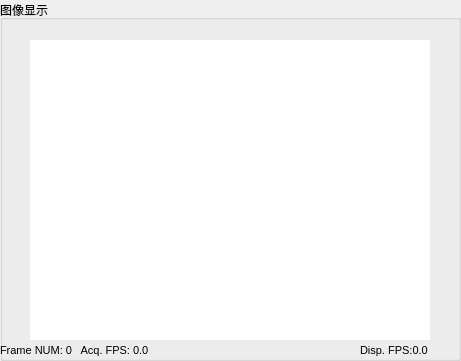
     <widget class="QGroupBox" name="groupBox_4">
      <property name="geometry">
       <rect>
        <x>460</x>
        <y>0</y>
        <width>461</width>
        <height>361</height>
       </rect>
      </property>
      <property name="title">
       <string>图像显示</string>
      </property>
      <widget class="QLabel" name="ShowFrameRateLabel_2">
       <property name="geometry">
        <rect>
         <x>360</x>
         <y>340</y>
         <width>101</width>
         <height>20</height>
        </rect>
       </property>
       <property name="font">
        <font>
         <pointsize>8</pointsize>
        </font>
       </property>
       <property name="text">
        <string>Disp. FPS:0.0   </string>
       </property>
      </widget>
      <widget class="QLabel" name="VendorName_2">
       <property name="geometry">
        <rect>
         <x>0</x>
         <y>20</y>
         <width>121</width>
         <height>16</height>
        </rect>
       </property>
       <property name="font">
        <font>
         <pointsize>8</pointsize>
        </font>
       </property>
       <property name="text">
        <string>&lt;No Device Opened&gt;</string>
       </property>
      </widget>
      <widget class="QLabel" name="AcqFrameRateLabel_2">
       <property name="geometry">
        <rect>
         <x>0</x>
         <y>340</y>
         <width>161</width>
         <height>20</height>
        </rect>
       </property>
       <property name="font">
        <font>
         <pointsize>8</pointsize>
        </font>
       </property>
       <property name="text">
        <string>Frame NUM: 0   Acq. FPS: 0.0      </string>
       </property>
      </widget>
      <widget class="QLabel" name="ImageLabel_2">
       <property name="geometry">
        <rect>
         <x>30</x>
         <y>40</y>
         <width>400</width>
         <height>300</height>
        </rect>
       </property>
       <property name="palette">
        <palette>
         <active>
          <colorrole role="WindowText">
           <brush brushstyle="SolidPattern">
            <color alpha="255">
             <red>0</red>
             <green>0</green>
             <blue>0</blue>
            </color>
           </brush>
          </colorrole>
          <colorrole role="Button">
           <brush brushstyle="SolidPattern">
            <color alpha="255">
             <red>255</red>
             <green>255</green>
             <blue>255</blue>
            </color>
           </brush>
          </colorrole>
          <colorrole role="Light">
           <brush brushstyle="SolidPattern">
            <color alpha="255">
             <red>255</red>
             <green>255</green>
             <blue>255</blue>
            </color>
           </brush>
          </colorrole>
          <colorrole role="Midlight">
           <brush brushstyle="SolidPattern">
            <color alpha="255">
             <red>255</red>
             <green>255</green>
             <blue>255</blue>
            </color>
           </brush>
          </colorrole>
          <colorrole role="Dark">
           <brush brushstyle="SolidPattern">
            <color alpha="255">
             <red>127</red>
             <green>127</green>
             <blue>127</blue>
            </color>
           </brush>
          </colorrole>
          <colorrole role="Mid">
           <brush brushstyle="SolidPattern">
            <color alpha="255">
             <red>170</red>
             <green>170</green>
             <blue>170</blue>
            </color>
           </brush>
          </colorrole>
          <colorrole role="Text">
           <brush brushstyle="SolidPattern">
            <color alpha="255">
             <red>0</red>
             <green>0</green>
             <blue>0</blue>
            </color>
           </brush>
          </colorrole>
          <colorrole role="BrightText">
           <brush brushstyle="SolidPattern">
            <color alpha="255">
             <red>255</red>
             <green>255</green>
             <blue>255</blue>
            </color>
           </brush>
          </colorrole>
          <colorrole role="ButtonText">
           <brush brushstyle="SolidPattern">
            <color alpha="255">
             <red>0</red>
             <green>0</green>
             <blue>0</blue>
            </color>
           </brush>
          </colorrole>
          <colorrole role="Base">
           <brush brushstyle="SolidPattern">
            <color alpha="255">
             <red>255</red>
             <green>255</green>
             <blue>255</blue>
            </color>
           </brush>
          </colorrole>
          <colorrole role="Window">
           <brush brushstyle="SolidPattern">
            <color alpha="255">
             <red>255</red>
             <green>255</green>
             <blue>255</blue>
            </color>
           </brush>
          </colorrole>
          <colorrole role="Shadow">
           <brush brushstyle="SolidPattern">
            <color alpha="255">
             <red>0</red>
             <green>0</green>
             <blue>0</blue>
            </color>
           </brush>
          </colorrole>
          <colorrole role="AlternateBase">
           <brush brushstyle="SolidPattern">
            <color alpha="255">
             <red>255</red>
             <green>255</green>
             <blue>255</blue>
            </color>
           </brush>
          </colorrole>
          <colorrole role="ToolTipBase">
           <brush brushstyle="SolidPattern">
            <color alpha="255">
             <red>255</red>
             <green>255</green>
             <blue>220</blue>
            </color>
           </brush>
          </colorrole>
          <colorrole role="ToolTipText">
           <brush brushstyle="SolidPattern">
            <color alpha="255">
             <red>0</red>
             <green>0</green>
             <blue>0</blue>
            </color>
           </brush>
          </colorrole>
          <colorrole role="PlaceholderText">
           <brush brushstyle="NoBrush">
            <color alpha="128">
             <red>0</red>
             <green>0</green>
             <blue>0</blue>
            </color>
           </brush>
          </colorrole>
         </active>
         <inactive>
          <colorrole role="WindowText">
           <brush brushstyle="SolidPattern">
            <color alpha="255">
             <red>0</red>
             <green>0</green>
             <blue>0</blue>
            </color>
           </brush>
          </colorrole>
          <colorrole role="Button">
           <brush brushstyle="SolidPattern">
            <color alpha="255">
             <red>255</red>
             <green>255</green>
             <blue>255</blue>
            </color>
           </brush>
          </colorrole>
          <colorrole role="Light">
           <brush brushstyle="SolidPattern">
            <color alpha="255">
             <red>255</red>
             <green>255</green>
             <blue>255</blue>
            </color>
           </brush>
          </colorrole>
          <colorrole role="Midlight">
           <brush brushstyle="SolidPattern">
            <color alpha="255">
             <red>255</red>
             <green>255</green>
             <blue>255</blue>
            </color>
           </brush>
          </colorrole>
          <colorrole role="Dark">
           <brush brushstyle="SolidPattern">
            <color alpha="255">
             <red>127</red>
             <green>127</green>
             <blue>127</blue>
            </color>
           </brush>
          </colorrole>
          <colorrole role="Mid">
           <brush brushstyle="SolidPattern">
            <color alpha="255">
             <red>170</red>
             <green>170</green>
             <blue>170</blue>
            </color>
           </brush>
          </colorrole>
          <colorrole role="Text">
           <brush brushstyle="SolidPattern">
            <color alpha="255">
             <red>0</red>
             <green>0</green>
             <blue>0</blue>
            </color>
           </brush>
          </colorrole>
          <colorrole role="BrightText">
           <brush brushstyle="SolidPattern">
            <color alpha="255">
             <red>255</red>
             <green>255</green>
             <blue>255</blue>
            </color>
           </brush>
          </colorrole>
          <colorrole role="ButtonText">
           <brush brushstyle="SolidPattern">
            <color alpha="255">
             <red>0</red>
             <green>0</green>
             <blue>0</blue>
            </color>
           </brush>
          </colorrole>
          <colorrole role="Base">
           <brush brushstyle="SolidPattern">
            <color alpha="255">
             <red>255</red>
             <green>255</green>
             <blue>255</blue>
            </color>
           </brush>
          </colorrole>
          <colorrole role="Window">
           <brush brushstyle="SolidPattern">
            <color alpha="255">
             <red>255</red>
             <green>255</green>
             <blue>255</blue>
            </color>
           </brush>
          </colorrole>
          <colorrole role="Shadow">
           <brush brushstyle="SolidPattern">
            <color alpha="255">
             <red>0</red>
             <green>0</green>
             <blue>0</blue>
            </color>
           </brush>
          </colorrole>
          <colorrole role="AlternateBase">
           <brush brushstyle="SolidPattern">
            <color alpha="255">
             <red>255</red>
             <green>255</green>
             <blue>255</blue>
            </color>
           </brush>
          </colorrole>
          <colorrole role="ToolTipBase">
           <brush brushstyle="SolidPattern">
            <color alpha="255">
             <red>255</red>
             <green>255</green>
             <blue>220</blue>
            </color>
           </brush>
          </colorrole>
          <colorrole role="ToolTipText">
           <brush brushstyle="SolidPattern">
            <color alpha="255">
             <red>0</red>
             <green>0</green>
             <blue>0</blue>
            </color>
           </brush>
          </colorrole>
          <colorrole role="PlaceholderText">
           <brush brushstyle="NoBrush">
            <color alpha="128">
             <red>0</red>
             <green>0</green>
             <blue>0</blue>
            </color>
           </brush>
          </colorrole>
         </inactive>
         <disabled>
          <colorrole role="WindowText">
           <brush brushstyle="SolidPattern">
            <color alpha="255">
             <red>127</red>
             <green>127</green>
             <blue>127</blue>
            </color>
           </brush>
          </colorrole>
          <colorrole role="Button">
           <brush brushstyle="SolidPattern">
            <color alpha="255">
             <red>255</red>
             <green>255</green>
             <blue>255</blue>
            </color>
           </brush>
          </colorrole>
          <colorrole role="Light">
           <brush brushstyle="SolidPattern">
            <color alpha="255">
             <red>255</red>
             <green>255</green>
             <blue>255</blue>
            </color>
           </brush>
          </colorrole>
          <colorrole role="Midlight">
           <brush brushstyle="SolidPattern">
            <color alpha="255">
             <red>255</red>
             <green>255</green>
             <blue>255</blue>
            </color>
           </brush>
          </colorrole>
          <colorrole role="Dark">
           <brush brushstyle="SolidPattern">
            <color alpha="255">
             <red>127</red>
             <green>127</green>
             <blue>127</blue>
            </color>
           </brush>
          </colorrole>
          <colorrole role="Mid">
           <brush brushstyle="SolidPattern">
            <color alpha="255">
             <red>170</red>
             <green>170</green>
             <blue>170</blue>
            </color>
           </brush>
          </colorrole>
          <colorrole role="Text">
           <brush brushstyle="SolidPattern">
            <color alpha="255">
             <red>127</red>
             <green>127</green>
             <blue>127</blue>
            </color>
           </brush>
          </colorrole>
          <colorrole role="BrightText">
           <brush brushstyle="SolidPattern">
            <color alpha="255">
             <red>255</red>
             <green>255</green>
             <blue>255</blue>
            </color>
           </brush>
          </colorrole>
          <colorrole role="ButtonText">
           <brush brushstyle="SolidPattern">
            <color alpha="255">
             <red>127</red>
             <green>127</green>
             <blue>127</blue>
            </color>
           </brush>
          </colorrole>
          <colorrole role="Base">
           <brush brushstyle="SolidPattern">
            <color alpha="255">
             <red>255</red>
             <green>255</green>
             <blue>255</blue>
            </color>
           </brush>
          </colorrole>
          <colorrole role="Window">
           <brush brushstyle="SolidPattern">
            <color alpha="255">
             <red>255</red>
             <green>255</green>
             <blue>255</blue>
            </color>
           </brush>
          </colorrole>
          <colorrole role="Shadow">
           <brush brushstyle="SolidPattern">
            <color alpha="255">
             <red>0</red>
             <green>0</green>
             <blue>0</blue>
            </color>
           </brush>
          </colorrole>
          <colorrole role="AlternateBase">
           <brush brushstyle="SolidPattern">
            <color alpha="255">
             <red>255</red>
             <green>255</green>
             <blue>255</blue>
            </color>
           </brush>
          </colorrole>
          <colorrole role="ToolTipBase">
           <brush brushstyle="SolidPattern">
            <color alpha="255">
             <red>255</red>
             <green>255</green>
             <blue>220</blue>
            </color>
           </brush>
          </colorrole>
          <colorrole role="ToolTipText">
           <brush brushstyle="SolidPattern">
            <color alpha="255">
             <red>0</red>
             <green>0</green>
             <blue>0</blue>
            </color>
           </brush>
          </colorrole>
          <colorrole role="PlaceholderText">
           <brush brushstyle="NoBrush">
            <color alpha="128">
             <red>0</red>
             <green>0</green>
             <blue>0</blue>
            </color>
           </brush>
          </colorrole>
         </disabled>
        </palette>
       </property>
       <property name="styleSheet">
        <string notr="true">background-color: rgb(255, 255, 255);</string>
       </property>
       <property name="text">
        <string/>
       </property>
      </widget>
      <widget class="QLabel" name="SerialNumber_2">
       <property name="geometry">
        <rect>
         <x>300</x>
         <y>20</y>
         <width>120</width>
         <height>16</height>
        </rect>
       </property>
       <property name="maximumSize">
        <size>
         <width>500</width>
         <height>16</height>
        </size>
       </property>
       <property name="font">
        <font>
         <pointsize>8</pointsize>
        </font>
       </property>
       <property name="text">
        <string/>
       </property>
      </widget>
      <widget class="QLabel" name="DeviceVersion_2">
       <property name="geometry">
        <rect>
         <x>166</x>
         <y>343</y>
         <width>180</width>
         <height>16</height>
        </rect>
       </property>
       <property name="font">
        <font>
         <pointsize>8</pointsize>
        </font>
       </property>
       <property name="text">
        <string/>
       </property>
      </widget>
      <widget class="QLabel" name="ModelName_2">
       <property name="geometry">
        <rect>
         <x>140</x>
         <y>20</y>
         <width>160</width>
         <height>16</height>
        </rect>
       </property>
       <property name="font">
        <font>
         <pointsize>8</pointsize>
        </font>
       </property>
       <property name="text">
        <string/>
       </property>
      </widget>
     </widget>
